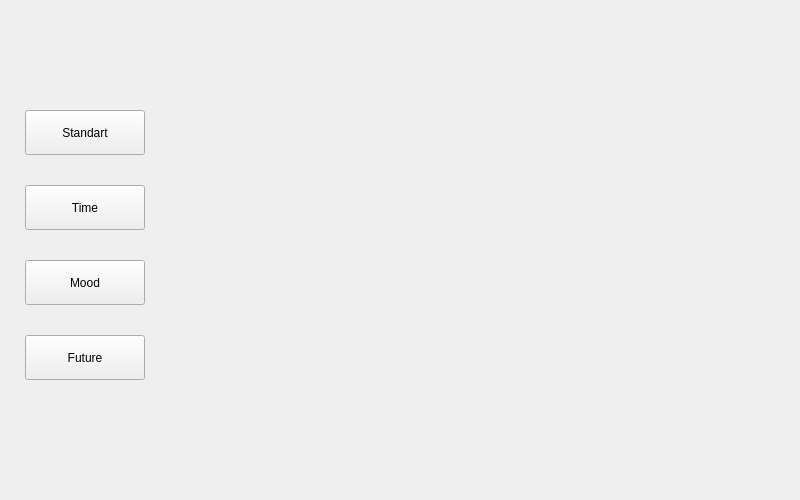
<?xml version="1.0" encoding="UTF-8"?>
<ui version="4.0">
 <class>MainWindow</class>
 <widget class="QMainWindow" name="MainWindow">
  <property name="windowModality">
   <enum>Qt::NonModal</enum>
  </property>
  <property name="geometry">
   <rect>
    <x>0</x>
    <y>0</y>
    <width>800</width>
    <height>500</height>
   </rect>
  </property>
  <property name="minimumSize">
   <size>
    <width>800</width>
    <height>500</height>
   </size>
  </property>
  <property name="maximumSize">
   <size>
    <width>800</width>
    <height>500</height>
   </size>
  </property>
  <property name="contextMenuPolicy">
   <enum>Qt::NoContextMenu</enum>
  </property>
  <property name="windowTitle">
   <string>MainWindow</string>
  </property>
  <property name="windowIcon">
   <iconset resource="resource.qrc">
    <normaloff>:/resource/pngtree-image-line-icon-vector-png-image_6626425-removebg-preview.ico</normaloff>:/resource/pngtree-image-line-icon-vector-png-image_6626425-removebg-preview.ico</iconset>
  </property>
  <property name="styleSheet">
   <string notr="true"/>
  </property>
  <widget class="QWidget" name="centralwidget">
   <widget class="QPushButton" name="mainMenuStandartButton">
    <property name="geometry">
     <rect>
      <x>25</x>
      <y>110</y>
      <width>120</width>
      <height>45</height>
     </rect>
    </property>
    <property name="baseSize">
     <size>
      <width>120</width>
      <height>45</height>
     </size>
    </property>
    <property name="styleSheet">
     <string notr="true"/>
    </property>
    <property name="text">
     <string>Standart</string>
    </property>
    <property name="autoDefault">
     <bool>false</bool>
    </property>
   </widget>
   <widget class="QPushButton" name="mainMenuTimeButton">
    <property name="geometry">
     <rect>
      <x>25</x>
      <y>185</y>
      <width>120</width>
      <height>45</height>
     </rect>
    </property>
    <property name="baseSize">
     <size>
      <width>120</width>
      <height>45</height>
     </size>
    </property>
    <property name="styleSheet">
     <string notr="true"/>
    </property>
    <property name="text">
     <string>Time</string>
    </property>
    <property name="autoDefault">
     <bool>false</bool>
    </property>
   </widget>
   <widget class="QPushButton" name="mainMenuMoodButton">
    <property name="geometry">
     <rect>
      <x>25</x>
      <y>260</y>
      <width>120</width>
      <height>45</height>
     </rect>
    </property>
    <property name="baseSize">
     <size>
      <width>120</width>
      <height>45</height>
     </size>
    </property>
    <property name="styleSheet">
     <string notr="true"/>
    </property>
    <property name="text">
     <string>Mood</string>
    </property>
    <property name="autoDefault">
     <bool>false</bool>
    </property>
   </widget>
   <widget class="QPushButton" name="mainMenuFutureButton">
    <property name="geometry">
     <rect>
      <x>25</x>
      <y>335</y>
      <width>120</width>
      <height>45</height>
     </rect>
    </property>
    <property name="baseSize">
     <size>
      <width>120</width>
      <height>45</height>
     </size>
    </property>
    <property name="styleSheet">
     <string notr="true"/>
    </property>
    <property name="text">
     <string>Future</string>
    </property>
    <property name="autoDefault">
     <bool>false</bool>
    </property>
   </widget>
  </widget>
 </widget>
 <resources>
  <include location="resource.qrc"/>
 </resources>
 <connections/>
</ui>
